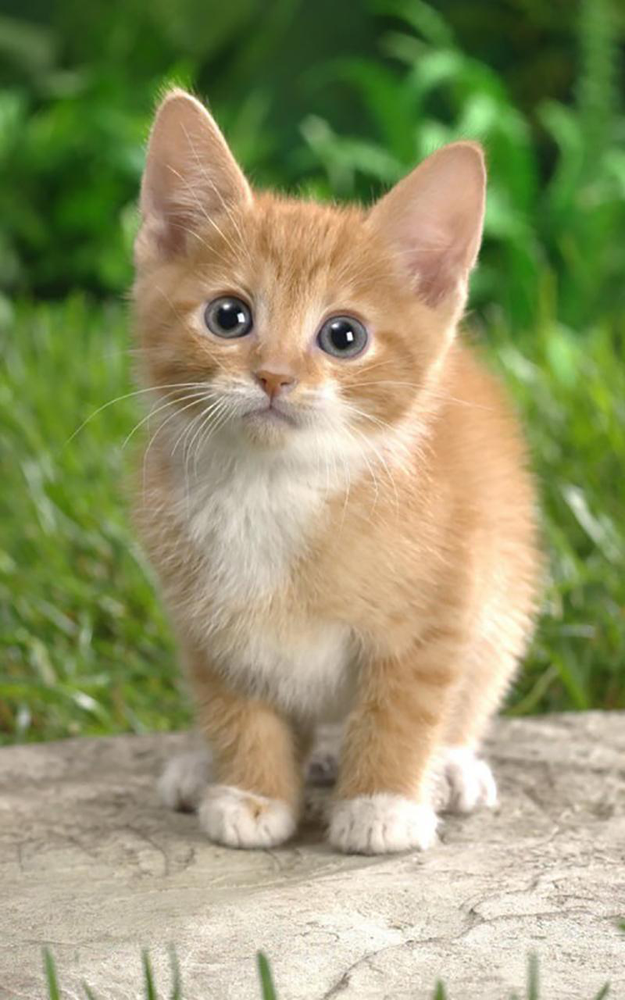
#> input picture colorextraction/cat.bmp, 625 x 1000 px, shrunk from 800 x 1280 before the run, found by its file name
$ python Transparency_Transition_opencv.py
#> lines starting #> are read from the running program, lines starting #| are printed output that depends on the picture
## https://minimin2.tistory.com/131참고
import cv2
import numpy as np
import matplotlib.pylab as plt


win_name = 'Alpha blending'     # 창 이름
trackbar_name = 'fade'          # 트렉바 이름

# ---① 트렉바 이벤트 핸들러 함수
def onChange(x):
    alpha = x/100
    dst = cv2.addWeighted(img1, 1-alpha, img2, alpha, 0)
    cv2.imshow(win_name, dst)


# Prepare BGR input (OpenCV uses BGR color ordering and convert image to BGRA):
img1 = cv2.imread('cat.bmp')
#> img1 is the input picture: shape (1000, 625, 3); mean B, G, R 107, 149.4, 148.1
img2 = cv2.imread('cloud.bmp')
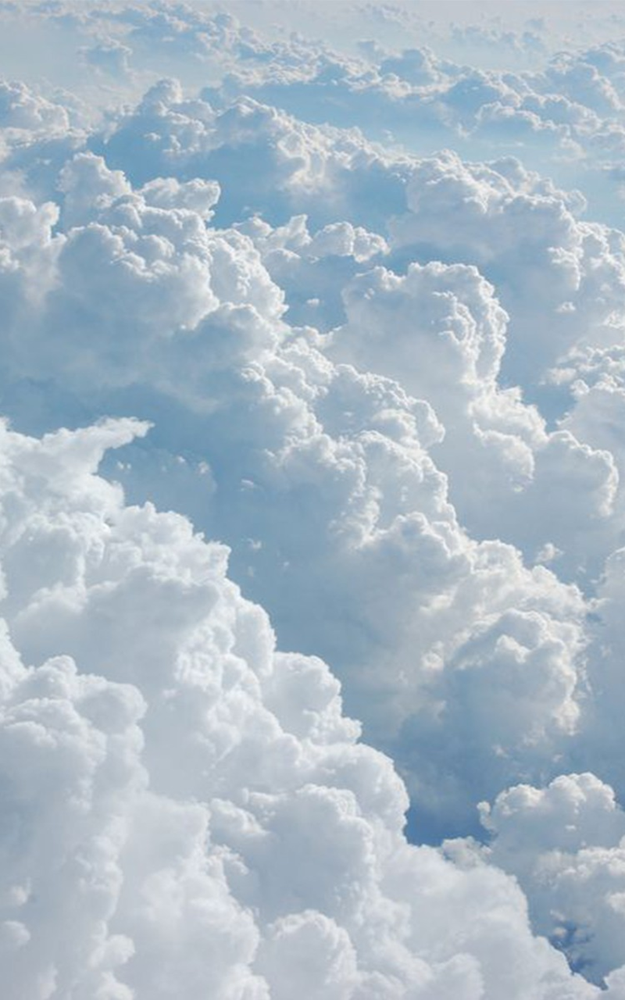
#> input picture colorextraction/cloud.bmp, 625 x 1000 px, shrunk from 800 x 1280 before the run, found by its file name
#> img2 is the input picture: shape (1000, 625, 3); mean B, G, R 199, 186.3, 170.3
rgba_img1 = cv2.cvtColor(img1, cv2.COLOR_BGR2RGBA)
rgba_img2 = cv2.cvtColor(img2, cv2.COLOR_BGR2RGBA)
print(img1.shape)
#| (1000, 625, 3)
print(img2.shape)
#| (1000, 625, 3)

# print(rgba_img)

#split each chroma data
r_data = rgba_img1[:,:,0]
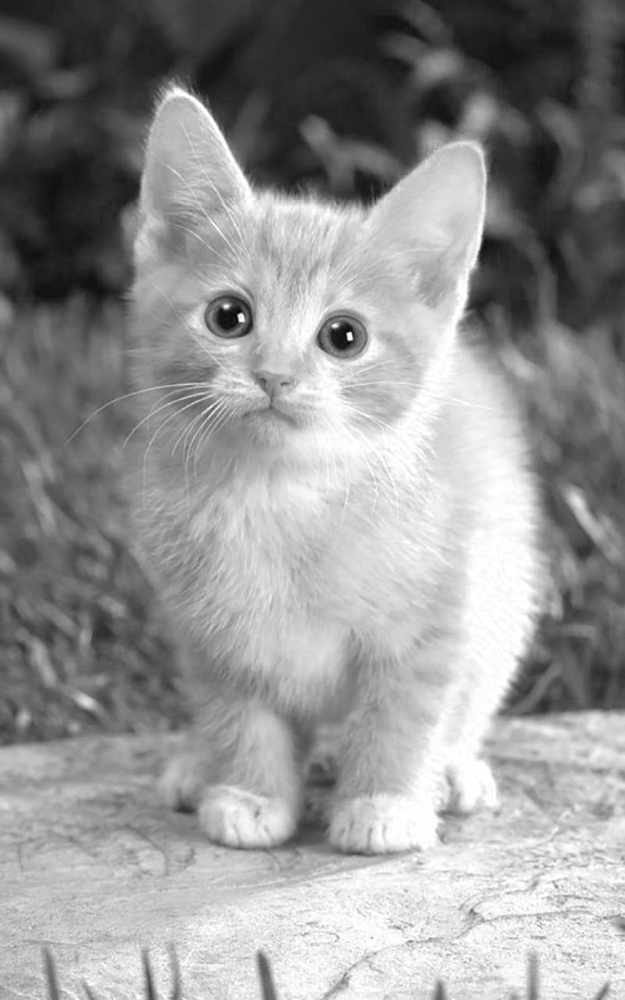
#> r_data: shape (1000, 625); min 0, max 255, mean 148.1
g_data = rgba_img1[:,:,1]
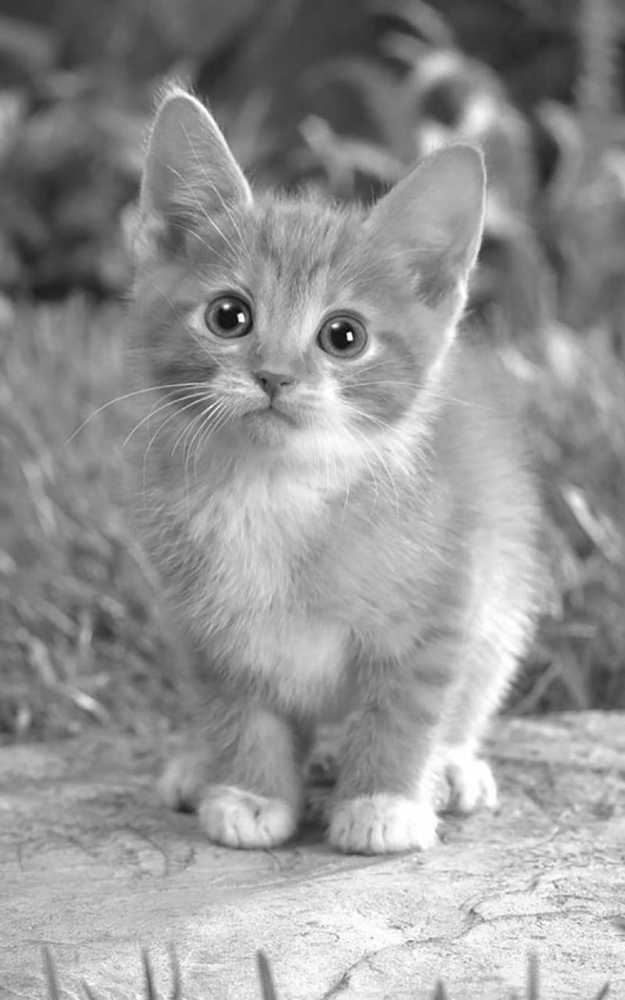
#> g_data: shape (1000, 625); min 6, max 255, mean 149.4
b_data = rgba_img1[:,:,2]
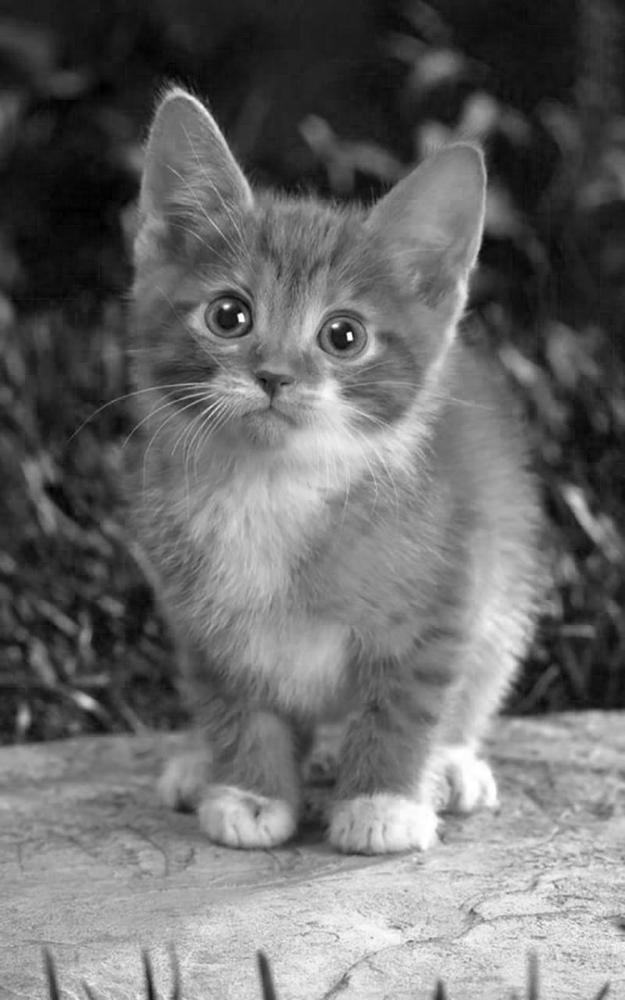
#> b_data: shape (1000, 625); min 0, max 255, mean 107
alpha_data = rgba_img1[:,:,3]
#> alpha_data: shape (1000, 625); every value is 255


# alpha bleding
alpha = 0.5
blended = img1 * alpha + img2 * (1-alpha)
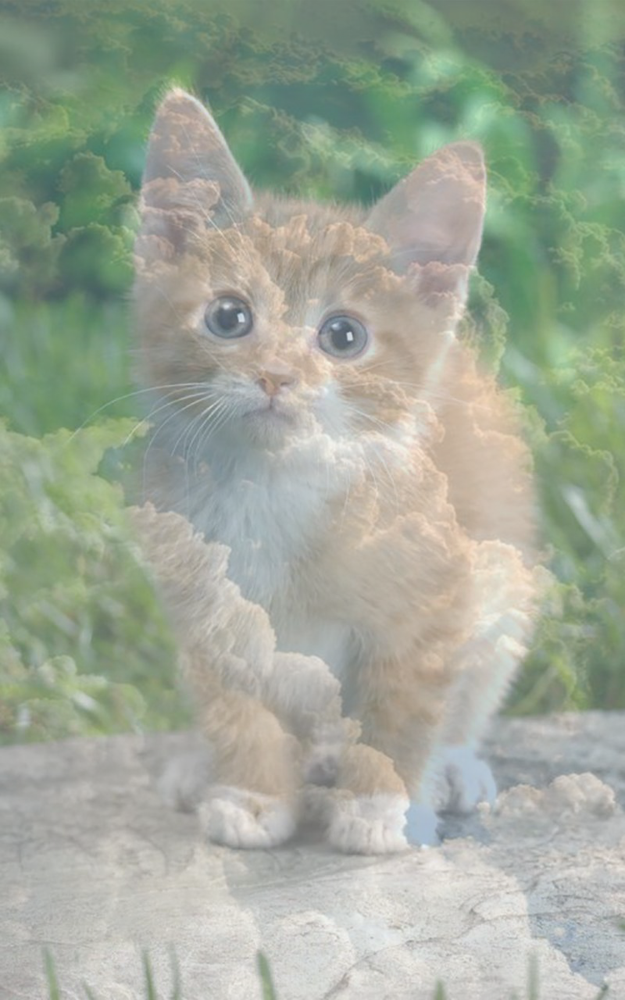
#> blended: shape (1000, 625, 3) float64; mean B, G, R 153, 167.9, 159.2
blended = blended.astype(np.uint8)

blended2 = cv2.addWeighted(img1, alpha, img2, (1-alpha), 0)

blended = cv2.cvtColor(blended, cv2.COLOR_BGRA2RGBA)
#> blended: shape (1000, 625, 4)
blended2 = cv2.cvtColor(blended2, cv2.COLOR_BGRA2RGBA)
#> blended2: shape (1000, 625, 4)
blended3 = cv2.add(img1, img2)
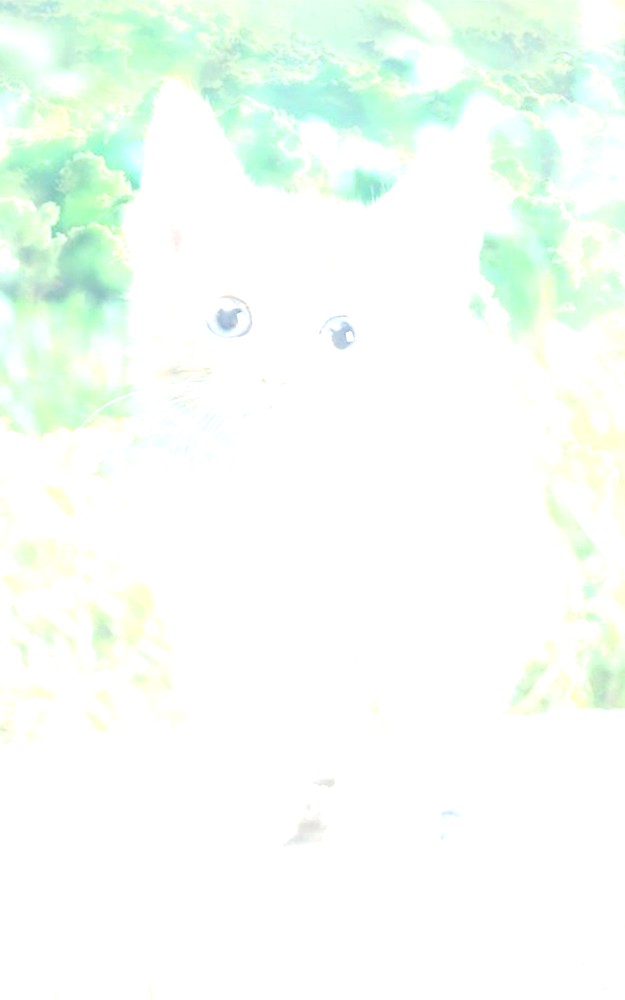
#> blended3: shape (1000, 625, 3); mean B, G, R 247.6, 254.2, 245.8


## plot images
plt.figure(figsize=(10,  10))
plt.subplot(2,2,1)
plt.imshow(rgba_img1)
plt.title('rgba_img')
plt.subplot(2,2,2)
plt.imshow(rgba_img2)
plt.title('rgba_back')

plt.subplot(2,2,3)
plt.imshow(blended)
plt.title('blended_using Numpy directly')
plt.subplot(2,2,4)
plt.imshow(blended2)
plt.title('blended_using_addWeighted')

# ---③ 이미지 표시 및 트렉바 붙이기
cv2.imshow(win_name, img1)
cv2.createTrackbar(trackbar_name, win_name, 0, 100, onChange)

cv2.waitKey()
cv2.destroyAllWindows()

plt.show()
